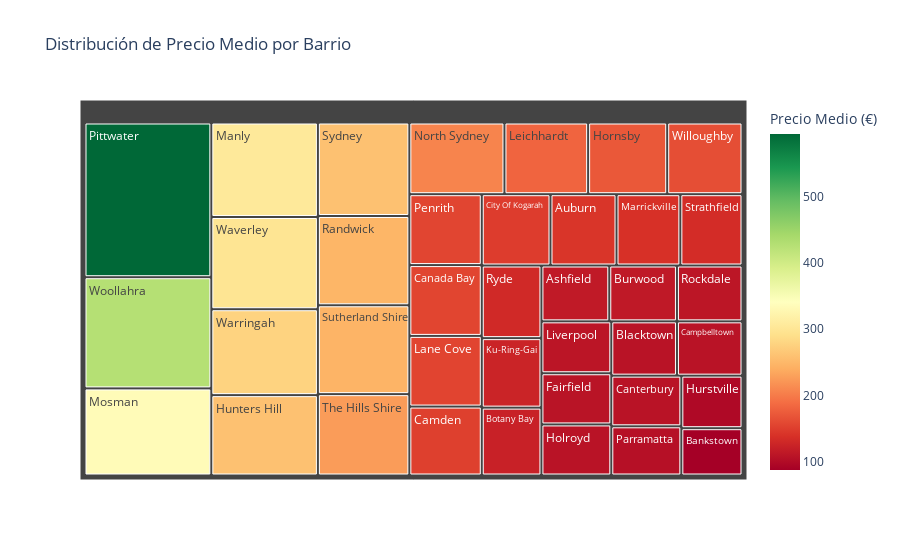

The notebook cell this image was saved under:
### Markdown cell above
### TreeMap Distribución de Precio Medio por Barrio

### Code cell
listings_clean_df = listing_clean.copy()

listings_clean_df.dropna(subset=['neighbourhood', 'price_eur'], inplace=True)

price_mean_by_neighbourhood = listings_clean_df.groupby('neighbourhood', as_index=False)['price_eur'].mean().round(2)
price_mean_by_neighbourhood.rename(columns={'price_eur': 'price_mean_eur'}, inplace=True)

fig = px.treemap(price_mean_by_neighbourhood, 
                path=['neighbourhood'], 
                values='price_mean_eur',
                color='price_mean_eur', 
                color_continuous_scale='RdYlGn',
                title='Distribución de Precio Medio por Barrio',
                labels={'price_mean_eur': 'Precio Medio (€)'})
fig.update_traces(hovertemplate='Barrio: %{label}<br>Precio Medio (€): %{value}')
fig.show()

### Figure 1 — Plotly figure (JSON) as saved in the notebook; plotly's stock layout.template omitted (floating-point values rounded to 4 significant figures)
{"data": [{"branchvalues": "total", "customdata": [[114.7], [142.6], [87.59], [108.0], [122.6], [114.4], [151.2], [107.8], [155.3], [107.4], [148.4], [108.3], [108.0], [171.7], [259.3], [97.31], [125.5], [154.9], [181.6], [109.8], [304.9], [137.8], [334.5], [206.5], [104.3], [155.5], [594.2], [247.2], [110.8], [131.2], [134.2], [246.1], [258.9], [225.3], [277.1], [297.6], [163.4], [427.0]], "domain": {"x": [0, 1], "y": [0, 1]}, "hovertemplate": "Barrio: %{label}<br>Precio Medio (€): %{value}", "ids": ["Ashfield", "Auburn", "Bankstown", "Blacktown", "Botany Bay", "Burwood", "Camden", "Campbelltown", "Canada Bay", "Canterbury", "City Of Kogarah", "Fairfield", "Holroyd", "Hornsby", "Hunters Hill", "Hurstville", "Ku-Ring-Gai", "Lane Cove", "Leichhardt", "Liverpool", "Manly", "Marrickville", "Mosman", "North Sydney", "Parramatta", "Penrith", "Pittwater", "Randwick", "Rockdale", "Ryde", "Strathfield", "Sutherland Shire", "Sydney", "The Hills Shire", "Warringah", "Waverley", "Willoughby", "Woollahra"], "labels": ["Ashfield", "Auburn", "Bankstown", "Blacktown", "Botany Bay", "Burwood", "Camden", "Campbelltown", "Canada Bay", "Canterbury", "City Of Kogarah", "Fairfield", "Holroyd", "Hornsby", "Hunters Hill", "Hurstville", "Ku-Ring-Gai", "Lane Cove", "Leichhardt", "Liverpool", "Manly", "Marrickville", "Mosman", "North Sydney", "Parramatta", "Penrith", "Pittwater", "Randwick", "Rockdale", "Ryde", "Strathfield", "Sutherland Shire", "Sydney", "The Hills Shire", "Warringah", "Waverley", "Willoughby", "Woollahra"], "marker": {"coloraxis": "coloraxis", "colors": [114.7, 142.6, 87.59, 108.0, 122.6, 114.4, 151.2, 107.8, 155.3, 107.4, 148.4, 108.3, 108.0, 171.7, 259.3, 97.31, 125.5, 154.9, 181.6, 109.8, 304.9, 137.8, 334.5, 206.5, 104.3, 155.5, 594.2, 247.2, 110.8, 131.2, 134.2, 246.1, 258.9, 225.3, 277.1, 297.6, 163.4, 427.0]}, "name": "", "parents": ["", "", "", "", "", "", "", "", "", "", "", "", "", "", "", "", "", "", "", "", "", "", "", "", "", "", "", "", "", "", "", "", "", "", "", "", "", ""], "type": "treemap", "values": [114.7, 142.6, 87.59, 108.0, 122.6, 114.4, 151.2, 107.8, 155.3, 107.4, 148.4, 108.3, 108.0, 171.7, 259.3, 97.31, 125.5, 154.9, 181.6, 109.8, 304.9, 137.8, 334.5, 206.5, 104.3, 155.5, 594.2, 247.2, 110.8, 131.2, 134.2, 246.1, 258.9, 225.3, 277.1, 297.6, 163.4, 427.0]}], "layout": {"coloraxis": {"colorbar": {"title": {"text": "Precio Medio (€)"}}, "colorscale": [[0, "rgb(165,0,38)"], [0.1, "rgb(215,48,39)"], [0.2, "rgb(244,109,67)"], [0.3, "rgb(253,174,97)"], [0.4, "rgb(254,224,139)"], [0.5, "rgb(255,255,191)"], [0.6, "rgb(217,239,139)"], [0.7, "rgb(166,217,106)"], [0.8, "rgb(102,189,99)"], [0.9, "rgb(26,152,80)"], [1, "rgb(0,104,55)"]]}, "legend": {"tracegroupgap": 0}, "title": {"text": "Distribución de Precio Medio por Barrio"}}}
